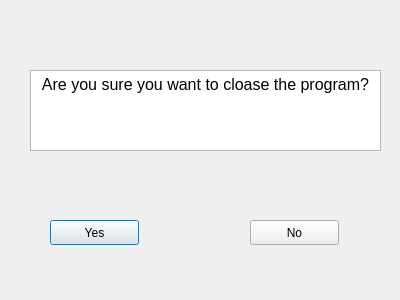
<?xml version="1.0" encoding="UTF-8"?>
<ui version="4.0">
 <class>ExitDialog</class>
 <widget class="QDialog" name="ExitDialog">
  <property name="geometry">
   <rect>
    <x>0</x>
    <y>0</y>
    <width>400</width>
    <height>300</height>
   </rect>
  </property>
  <property name="windowTitle">
   <string>Dialog</string>
  </property>
  <widget class="QPushButton" name="YesButton">
   <property name="geometry">
    <rect>
     <x>50</x>
     <y>220</y>
     <width>89</width>
     <height>25</height>
    </rect>
   </property>
   <property name="text">
    <string>Yes</string>
   </property>
  </widget>
  <widget class="QPushButton" name="NoButton">
   <property name="geometry">
    <rect>
     <x>250</x>
     <y>220</y>
     <width>89</width>
     <height>25</height>
    </rect>
   </property>
   <property name="text">
    <string>No</string>
   </property>
  </widget>
  <widget class="QTextBrowser" name="textBrowser">
   <property name="geometry">
    <rect>
     <x>30</x>
     <y>70</y>
     <width>351</width>
     <height>81</height>
    </rect>
   </property>
   <property name="sizePolicy">
    <sizepolicy hsizetype="Preferred" vsizetype="Preferred">
     <horstretch>0</horstretch>
     <verstretch>0</verstretch>
    </sizepolicy>
   </property>
   <property name="autoFillBackground">
    <bool>true</bool>
   </property>
   <property name="html">
    <string>&lt;!DOCTYPE HTML PUBLIC &quot;-//W3C//DTD HTML 4.0//EN&quot; &quot;http://www.w3.org/TR/REC-html40/strict.dtd&quot;&gt;
&lt;html&gt;&lt;head&gt;&lt;meta name=&quot;qrichtext&quot; content=&quot;1&quot; /&gt;&lt;style type=&quot;text/css&quot;&gt;
p, li { white-space: pre-wrap; }
&lt;/style&gt;&lt;/head&gt;&lt;body style=&quot; font-family:'Ubuntu'; font-size:11pt; font-weight:400; font-style:normal;&quot;&gt;
&lt;p align=&quot;center&quot; style=&quot; margin-top:0px; margin-bottom:0px; margin-left:0px; margin-right:0px; -qt-block-indent:0; text-indent:0px;&quot;&gt;&lt;span style=&quot; font-size:12pt;&quot;&gt;Are you sure you want to cloase the program?&lt;/span&gt;&lt;/p&gt;&lt;/body&gt;&lt;/html&gt;</string>
   </property>
  </widget>
 </widget>
 <resources/>
 <connections/>
</ui>
